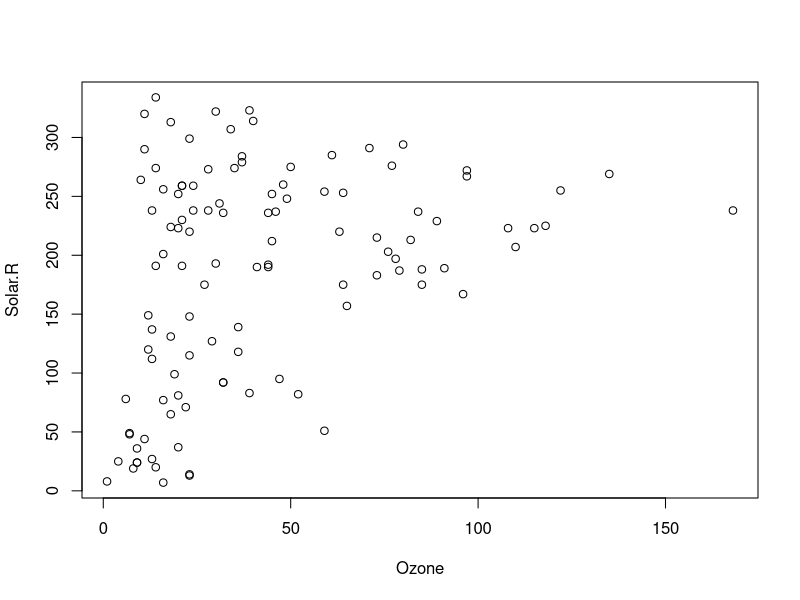
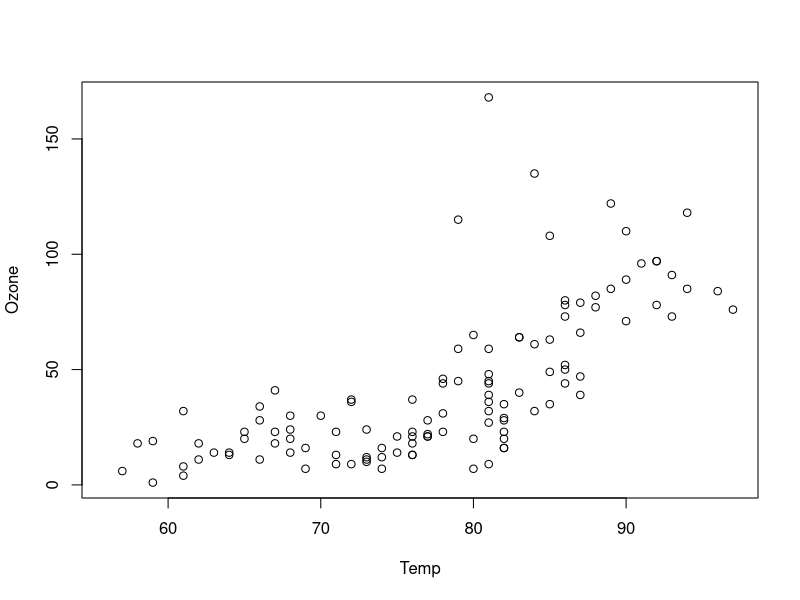

Generate these figures, in order, with R:
## ---- chunk 1

library(ggplot2) # para graficos
require(stats)   # para estadisticas

# Son pruebas para datos no normalmente distribuidos o tambien en caso de muestras pequenas
# Se usa el Test de mann-witney si las poblaciones son independientes. Se comparan las medianas de las poblaciones

# Indicadores bancarios 2002-2004

indicador <- read.csv(file="indicadores.csv",head=TRUE,sep=",") # datos separados por coma y con nombres de columnas
attach(indicador) # Hace las variables visibles

# probar si el indicador de cartera era igual para banco POPULAR y Reservas

prueba <- subset(indicador, banco == "POPULAR" | banco=="RESERVAS",select = c(banco,I2))

 attach(prueba); wilcox.test(I2~banco ,data= prueba)

# probar si el indicador de morosidad era igual para banco POPULARD y Reservas
 
prueba <- subset(indicador, banco == "POPULAR" | banco=="RESERVAS",select = c(banco,I15))

 attach(prueba); wilcox.test(I15~banco ,data= prueba)





## ---- chunk 2

# La prueba de los rangos con signo de Wilcoxon es una prueba no paramétrica para comparar la mediana de dos muestras relacionadas y determinar si existen diferencias entre ellas. Se utiliza como alternativa a la prueba t de Student cuando no se puede suponer la normalidad de dichas muestras


library(MASS)  # carga paquete MASS con datasets para divresas pruebas
head(immer)    # rendimiento de la cebada en 1931 y 1932

# Compara los rendimientos de 1931 y 1932 en el mismo campo de cultivo

wilcox.test(immer$Y1, immer$Y2, paired=TRUE)  





## ---- chunk 3
#En estadística, la prueba de Kruskal-Wallis (de William Kruskal y W. Allen Wallis) es un método no paramétrico para probar si un grupo de datos proviene de la misma población. Intuitivamente, es idéntico al ANOVA con los datos reemplazados por categorías. Es una extensión de la prueba de la U de Mann-Whitney para 3 o más grupos.

head(airquality) # Dataset de calidad del aire

kruskal.test(Ozone ~ Month, data = airquality) 

## ---- chunk 4

# En estadística, el coeficiente de correlación de Spearman, ρ (rho) es una medida de la correlación (la asociación o interdependencia) entre dos variables aleatorias continuas. Para calcular ρ, los datos son ordenados y reemplazados por su respectivo orden. Se usa cuando los datos no son normalmente distribuidos.

attach(airquality)

cor.test(Ozone, Solar.R, method="spearman"); plot(Ozone, Solar.R)

cor.test(Temp, Ozone, method="spearman"); plot(Temp, Ozone)
